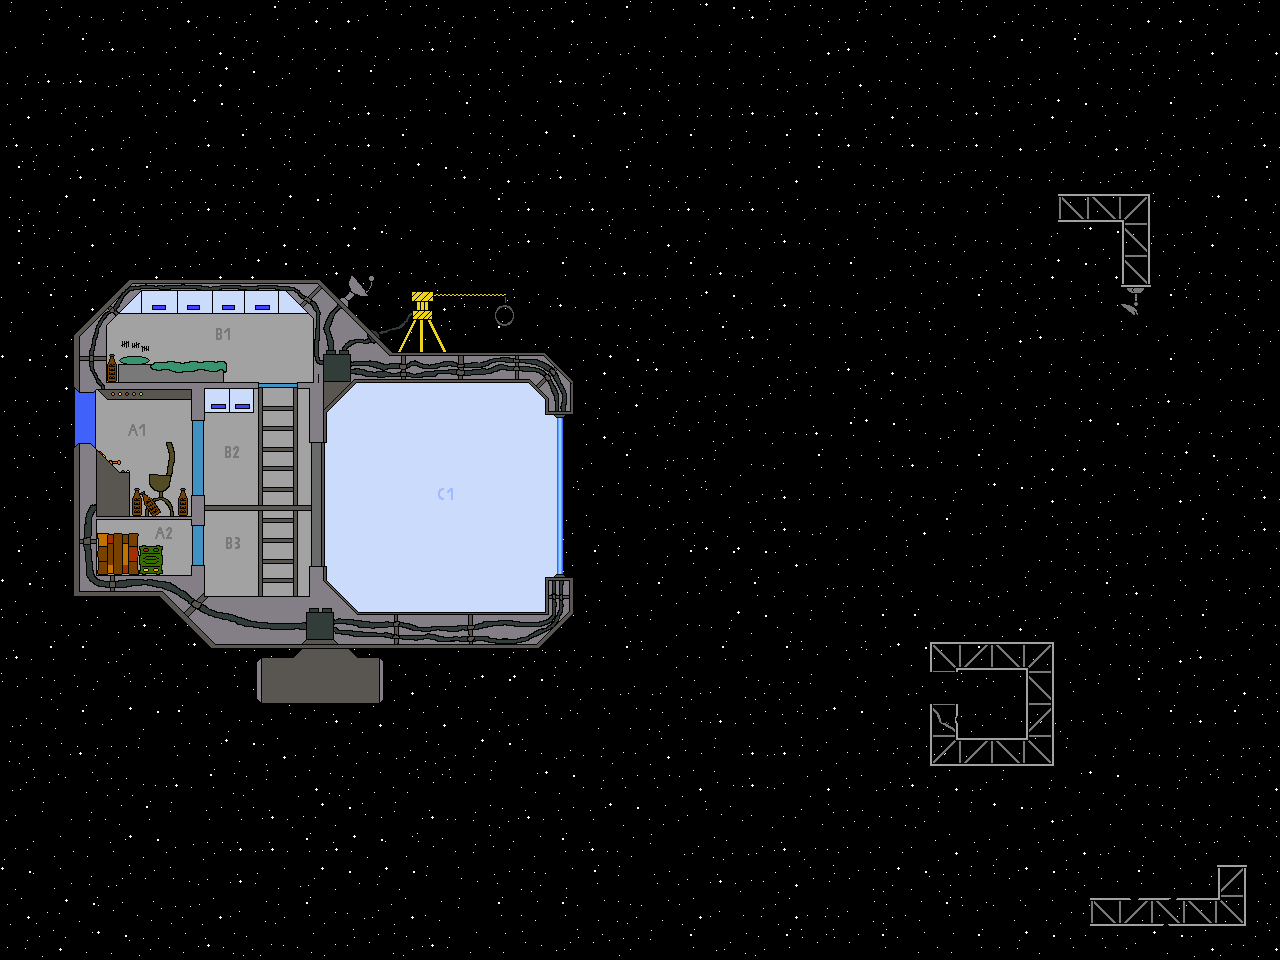

This is a level from a 2D game, rendered from its Tiled map with the project's own tilesets. A one-line summary and the map file follow, with tile-layer data summarised:
An orthogonal 40x30 tile map with 32x32 px tiles, 3 tile layers (Space, Background, Collision), 3 tilesets.

<map version="1.4" tiledversion="1.4.1" orientation="orthogonal" renderorder="right-down" width="40" height="30" tilewidth="32" tileheight="32" infinite="0" nextlayerid="5" nextobjectid="1">
 <tileset firstgid="1" source="SpaceStation.tsx" />
 <tileset firstgid="257" source="space_bg.tsx" />
 <tileset firstgid="273" source="SpaceStation_Sprites.tsx" />
 <layer id="3" name="Space" width="40" height="30">
  <data>[1200 cells, 1200 non-empty, 16 distinct tile ids]</data>
 </layer>
 <layer id="1" name="Background" width="40" height="30">
  <data>[1200 cells, 209 non-empty, 209 distinct tile ids]</data>
 </layer>
 <layer id="2" name="Collision" width="40" height="30">
  <data>[1200 cells, 134 non-empty, 127 distinct tile ids]</data>
 </layer>
</map>
